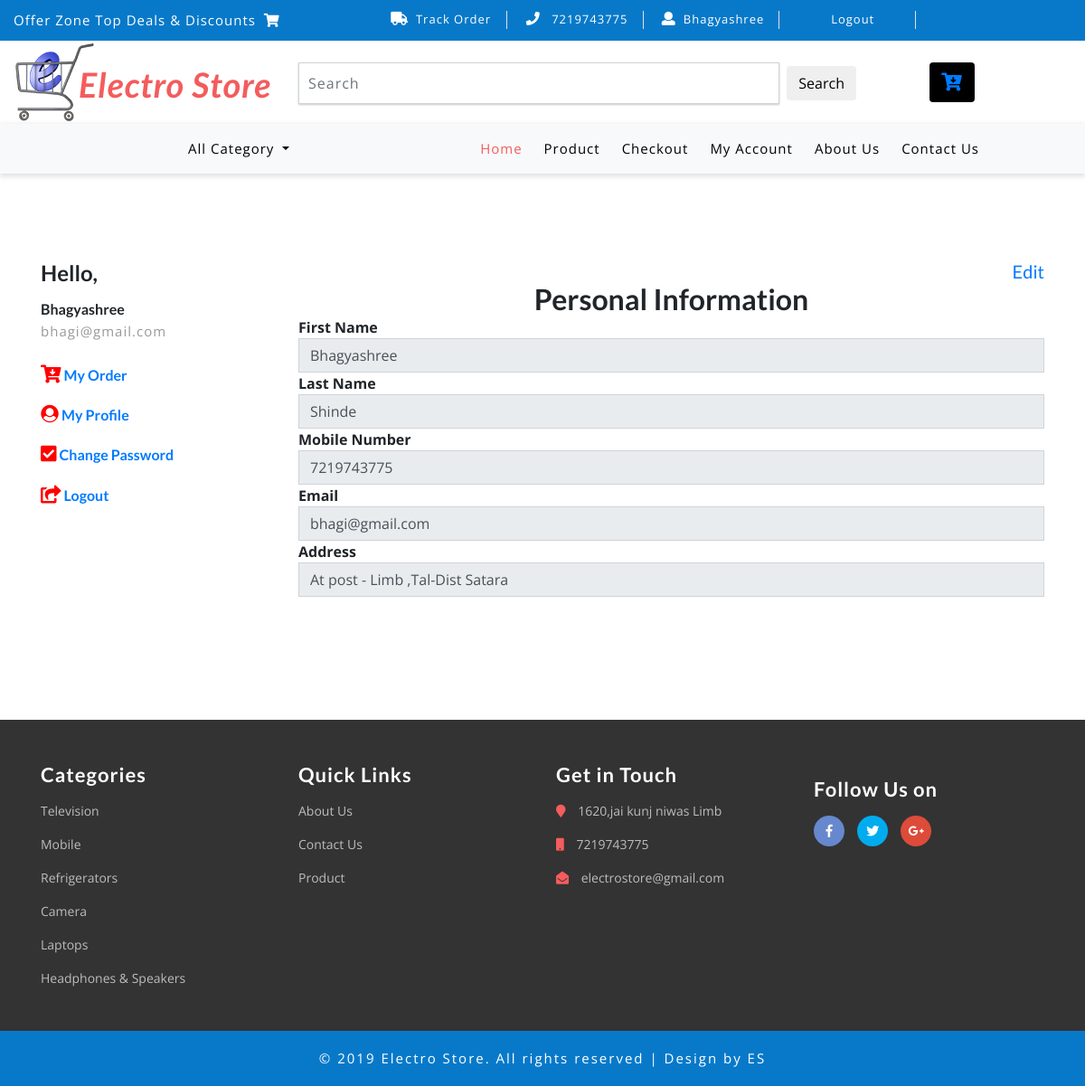
/myaccount.php (signed in), run on the app's committed database.
### tables this page shows
CREATE TABLE `tbl_user` (
  `id` int(5) NOT NULL,
  `fname` varchar(50) NOT NULL,
  `lname` varchar(50) NOT NULL,
  `email` varchar(50) NOT NULL,
  `mobile` varchar(10) NOT NULL,
  `address` varchar(100) NOT NULL,
  `password` varchar(20) NOT NULL,
  `date` varchar(50) NOT NULL
);

### myaccount.php (the view, shortened to what this page needs)
<?php
    require 'check_if_added.php';
if (isset($_SESSION['user_id']))
{
	$id = $_SESSION['user_id'];
			$sql="SELECT * FROM tbl_user where id = '$id' ";
			$result = mysqli_query($con,$sql);
			if(mysqli_num_rows($result)>0)
			{
				while($row = mysqli_fetch_array( $result ))
				{
					$name=$row['fname'];
					$lname=$row['lname'];
					$email =$row['email'];
					$contact =$row['mobile'];
					$address = $row['address'];
				}
			}
			else
			{
				echo" Error:".$con->error;
			}
}
else
{
	$user_id = "";
}
?>
<html>
<head>
	<link href="css/bootstrap.css" rel="stylesheet" type="text/css" media="all" />
	<link href="css/style.css" rel="stylesheet" type="text/css" media="all" />
	<link rel="stylesheet" href="css/fontawesome-all.css">
	<link href="css/popuo-box.css" rel="stylesheet" type="text/css" media="all" />
	<link href="css/menu.css" rel="stylesheet" type="text/css" media="all" />
</head>
<body>
<?php
if (isset($_SESSION['user_id']) && isset($_SESSION['username']))
	{
	$userid = $_SESSION['user_id'];
	}
else
{
	$userid = "";
	$User = "";
}
if($userid!= "")
{
	include("header_log.php");
}
else
{
	include("header.php");
}
?>
	<div class="address py-5">
		<div class="container py-xl-5 py-lg-3">
	<div class="row address-row">
				<div class="col-lg-3 address-right">
					<div class="address-info wow fadeInRight animated" data-wow-delay=".5s">
						<h4 class="font-weight-bold mb-3">Hello,</h4>
						<h6><b><?php echo $name; ?></b></h6>
						<p><?php echo $email; ?></p>
					</div>
				<br>
					<div class="address-info wow fadeInRight animated" data-wow-delay=".7s">
						<h6>
							<b>
								<i class="fa fa-cart-arrow-down" style="font-size:20px;color:red"></i>
								<a href="myorder.php?id=<?php echo $id ;?>">My Order</a>
							</b>
						</h6><br>
						<h6><b><i class="fa fa-user-circle" style="font-size:20px;color:red"></i><a href="myaccount.php?id=<?php echo $id ;?> "> My Profile</a></b></h6><br>
						<h6><b><i class="fa fa-check-square" style="font-size:20px;color:red"></i><a href="settings.php?id=<?php echo $id ;?>"> Change Password</a></b></h6><br>
						<h6><b><i class="fa fa-share-square" style="font-size:20px;color:red"></i><a href="logout.php"> Logout</a></b></h6>
					</div>
				</div>
				<div class="col-sm-9 address-right">
					<div class="address-info wow fadeInRight animated" data-wow-delay=".5s">
					<a href="account_db.php"><h5 align="right">Edit</h5></a>
						<form>
							<center><h2><b>Personal Information<br></h2></center>
							First Name<input id="name" name="fname" class="form-control" value="<?php echo $name;?>"readonly>
							Last Name<input id="name" name="lname" class="form-control" value="<?php echo $lname;?>"readonly>
						Mobile Number<br>
							<input id="contact" name="mobile" class="form-control" value="<?php echo $contact;?>"readonly>
						Email<br>
							<input id="email" name="email" class="form-control" value="<?php echo $email;?>"readonly>
						Address<br>
							<input id="address" name="address" class="form-control" value="<?php echo $address;?>"readonly>
						</form>
					</div>
				</div>
	</div><br>
	</div>
</div>
	<?php
include('footer.php');
?>
</body>
</html>

### css/style.css (style rules this page uses)
html, body { margin: 0; font-size: 100%; background: #fff; font-family: 'Open Sans', sans-serif; }
body a { text-decoration: none; transition: 0.5s all; -webkit-transition: 0.5s all; -moz-transition: 0.5s all; -o-transition: 0.5s all; -ms-transition: 0.5s all; }
a { transition: 0.5s all; -webkit-transition: 0.5s all; -moz-transition: 0.5s all; -o-transition: 0.5s all; -ms-transition: 0.5s all; }
h1, h2, h3, h4, h5, h6 { margin: 0; font-family: 'Lato', sans-serif; }
p { margin: 0; letter-spacing: 1px; font-size: 15px; line-height: 1.9; color: #999; font-family: 'Open Sans', sans-serif; }
.form-control { border-radius: 0; }

### css/easy-responsive-tabs.css (style rules this page uses)
ul.resp-tabs-list, p { margin: 0px; padding: 0px; }

### data on the page
tbl_user: fname "Bhagyashree", email "bhagi@gmail.com", lname "Shinde", mobile "7219743775", address "At post - Limb ,Tal-Dist Satara"

### other printed values
$_SESSION['username'] "Bhagyashree"
